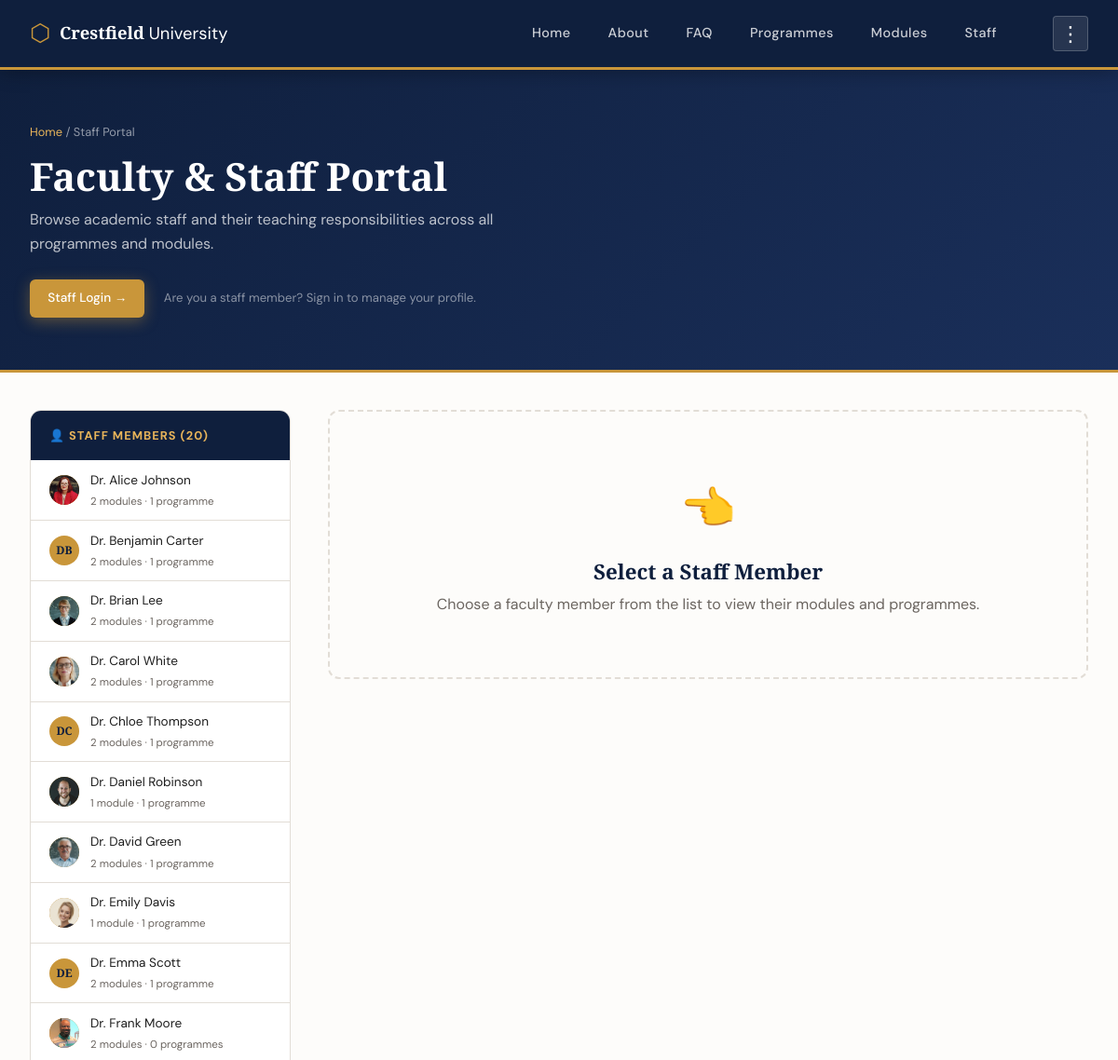
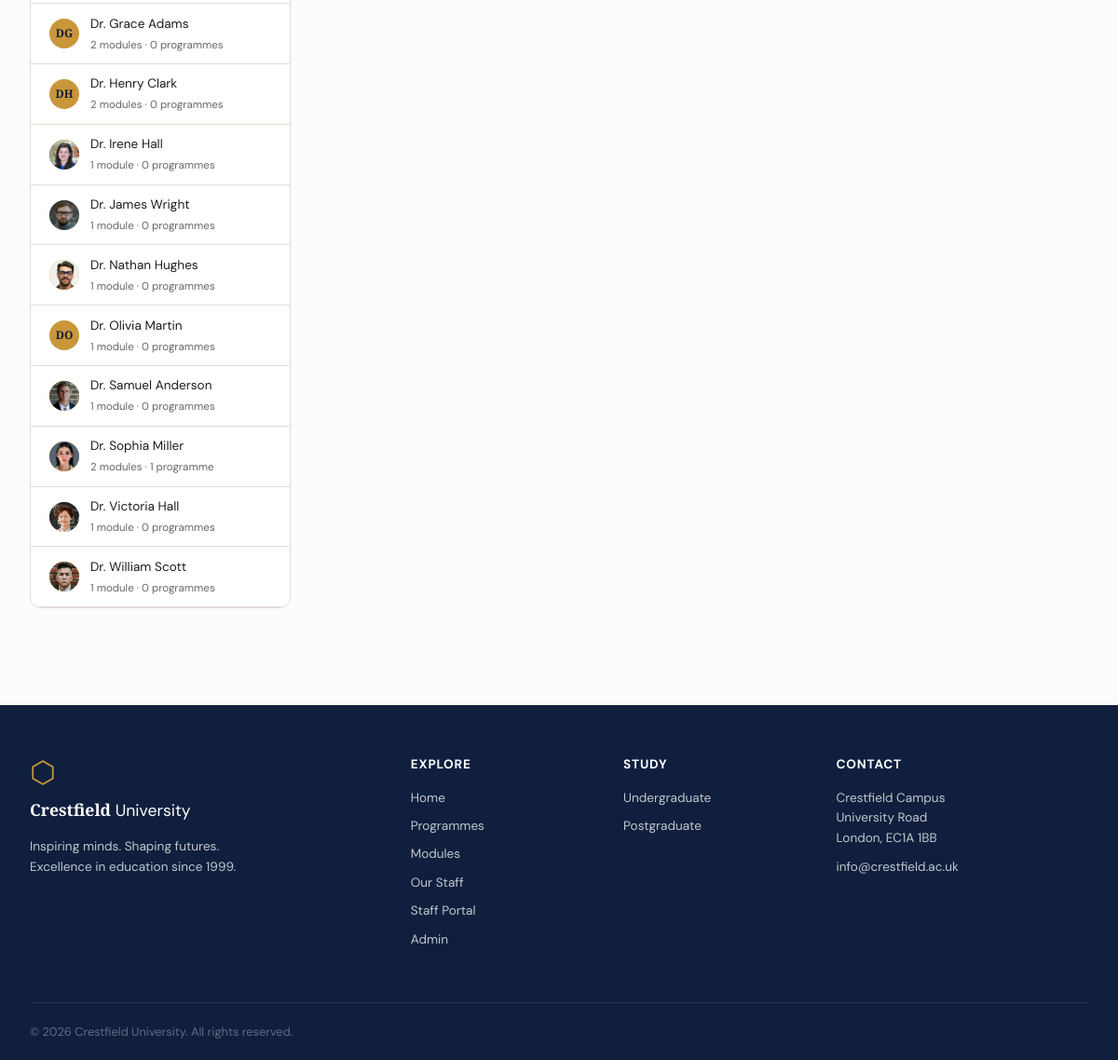
The app's page /staff_portal.php with its own data (2 pictures, top to bottom).
### tables this page shows
CREATE TABLE `staff` (
  `StaffID` int(11) NOT NULL,
  `Name` text NOT NULL,
  `Photo` varchar(255) DEFAULT NULL,
  `Bio` text DEFAULT NULL
);

### includes/auth.php (called while the page is built, shortened)
<?php
function setSessionTimeout($timeoutMinutes = 30) {
    return true;
}
function isStaffLoggedIn() {
    return isset($_SESSION['crestfield_staff']) && $_SESSION['crestfield_staff'] === true;
}
?>

### staff_portal.php (the view, shortened to what this page needs)
<?php
require_once 'includes/auth.php';
$upload_url = BASE_URL . '/uploads/staff_photos/';
$staffList = [];
$stmt = $conn->prepare("SELECT * FROM Staff ORDER BY Name");
$stmt->execute();
$result = $stmt->get_result();
while ($row = $result->fetch_assoc()) {
    $staffList[] = $row;
}
$selectedStaff = null;
$staffID       = isset($_GET['staff_id']) ? (int)$_GET['staff_id'] : 0;
function getStaffStats($conn, $staffID) {
    $modCount = 0;
    $progCount = 0;
    $stmt = $conn->prepare("SELECT COUNT(*) as c FROM Modules WHERE ModuleLeaderID = ?");
    $stmt->bind_param('i', $staffID);
    $stmt->execute();
    $result = $stmt->get_result();
    if ($row = $result->fetch_assoc()) {
        $modCount = (int)$row['c'];
    }
    $stmt = $conn->prepare("SELECT COUNT(*) as c FROM Programmes WHERE ProgrammeLeaderID = ?");
    $stmt->bind_param('i', $staffID);
    $stmt->execute();
    $result = $stmt->get_result();
    if ($row = $result->fetch_assoc()) {
        $progCount = (int)$row['c'];
    }
    return ['modCount' => $modCount, 'progCount' => $progCount];
}
include 'includes/header.php';
?>
<div class="page-hero">
    <div class="page-hero-inner">
        <div class="breadcrumb">
            <a href="<?= htmlspecialchars(BASE_URL) ?>/index.php">Home</a> / Staff Portal
        </div>
        <h1>Faculty &amp; Staff Portal</h1>
        <p>Browse academic staff and their teaching responsibilities across all programmes and modules.</p>
        <div style="margin-top:1.5rem;">
            <?php if (isStaffLoggedIn()): $sd = getLoggedInStaff(); ?>
                <a href="<?= htmlspecialchars(BASE_URL) ?>/staff/dashboard.php" class="btn btn-gold">
                    Go to My Dashboard →
                </a>
                <span style="color:rgba(255,255,255,.55);font-size:.85rem;margin-left:1rem;">
                    Logged in as <?= htmlspecialchars($sd['Name']) ?>
                </span>
            <?php else: ?>
                <a href="<?= htmlspecialchars(BASE_URL) ?>/staff/login.php" class="btn btn-gold">Staff Login →</a>
                <span style="color:rgba(255,255,255,.5);font-size:.82rem;margin-left:1rem;">
                    Are you a staff member? Sign in to manage your profile.
                </span>
            <?php endif; ?>
        </div>
    </div>
</div>
<div style="max-width:1200px;margin:0 auto;padding:2.5rem 2rem;display:grid;grid-template-columns:280px 1fr;gap:2.5rem;align-items:start;">
    <aside>
        <div style="background:#fff;border:1px solid var(--border);border-radius:var(--radius-lg);overflow:hidden;position:sticky;top:100px;">
            <div style="background:var(--navy);color:var(--gold-light);padding:1rem 1.25rem;font-size:.8rem;font-weight:700;letter-spacing:.08em;text-transform:uppercase;">
                👤 Staff Members (<?= count($staffList) ?>)
            </div>
            <?php foreach ($staffList as $st):
                $stats = getStaffStats($conn, $st['StaffID']);
                $mCount = $stats['modCount'];
                $pCount = $stats['progCount'];
                $hasPhoto = !empty($st['Photo']) && file_exists($_SERVER['DOCUMENT_ROOT'] . '/University/uploads/staff_photos/' . $st['Photo']);
                $photoSrc = $upload_url . rawurlencode($st['Photo'] ?? '');
                $spParts = explode(' ', $st['Name']);
                $spInitials = '';
                foreach ($spParts as $w) {
                    if (!empty($w) && ctype_alpha($w[0])) {
                        $spInitials .= $w[0];
                    }
                }
                $spInitials = strtoupper(substr($spInitials, 0, 2));
                $isActive = $staffID == $st['StaffID'];
            ?>
            <a href="staff_profile.php?id=<?= (int)$st['StaffID'] ?>"
               style="display:flex;align-items:center;gap:.75rem;padding:.65rem 1.25rem;border-bottom:1px solid var(--border);transition:all .2s;<?= $isActive ? 'background:var(--navy);color:#fff;' : 'color:var(--text);' ?>">
                <div style="width:32px;height:32px;border-radius:50%;background:var(--gold);color:var(--navy);display:flex;align-items:center;justify-content:center;font-family:'Playfair Display',serif;font-size:.75rem;font-weight:900;flex-shrink:0;overflow:hidden;">
                    <?php if ($hasPhoto): ?>
                        <img src="<?= htmlspecialchars($photoSrc) ?>" alt="" style="width:100%;height:100%;object-fit:cover;">
                    <?php else: ?>
                        <?= htmlspecialchars($spInitials) ?>
                    <?php endif; ?>
                </div>
                <div>
                    <div style="font-size:.85rem;font-weight:<?= $isActive ? '600' : '400' ?>;">
                        <?= htmlspecialchars($st['Name']) ?>
                    </div>
                    <div style="font-size:.72rem;<?= $isActive ? 'color:rgba(255,255,255,.55);' : 'color:var(--text-muted);' ?>;margin-top:.1rem;">
                        <?= (int)$mCount ?> module<?= $mCount != 1 ? 's' : '' ?> · <?= (int)$pCount ?> programme<?= $pCount != 1 ? 's' : '' ?>
                    </div>
                </div>
            </a>
            <?php endforeach; ?>
        </div>
    </aside>
    <main>
        <?php if (!$selectedStaff): ?>
        <div style="text-align:center;padding:4rem 2rem;border:2px dashed var(--border);border-radius:var(--radius-lg);color:var(--text-muted);">
            <div style="font-size:3rem;margin-bottom:1rem;">👈</div>
            <h2 style="font-family:'Playfair Display',serif;color:var(--navy);font-size:1.4rem;margin-bottom:.5rem;">Select a Staff Member</h2>
            <p>Choose a faculty member from the list to view their modules and programmes.</p>
        </div>
        <?php endif; ?>
    </main>
</div>
<?php include 'includes/footer.php'; ?>

### css/style.css (style rules this page uses)
:root { --navy: #0f1f3d; --navy-mid: #1a2f5a; --gold: #c9963a; --gold-light:#e8b45a; --cream: #f8f5ef; --warm-white:#fdfcfa; --text: #1e1e1e; --text-muted:#6b6560; --border: #e2ddd6; --shadow: rgba(15, 31, 61, 0.10); --radius: 4px; --radius-lg: 12px; }
*, *::before, *::after { box-sizing: border-box; margin: 0; padding: 0; }
html { scroll-behavior: smooth; }
body { font-family: 'DM Sans', sans-serif; background: var(--warm-white); color: var(--text); line-height: 1.65; font-size: 16px; }
a { color: inherit; text-decoration: none; }
img { max-width: 100%; display: block; }
h1, h2, h3, h4 { font-family: 'Playfair Display', serif; line-height: 1.2; }
.btn { display: inline-flex; align-items: center; gap: .5rem; padding: .75rem 1.75rem; border-radius: var(--radius); font-family: 'DM Sans', sans-serif; font-size: .9rem; font-weight: 600; cursor: pointer; border: none; transition: all .2s; text-decoration: none; }
.btn-gold { background: var(--gold); color: #fff; box-shadow: 0 4px 16px rgba(201,150,58,.4); }
.page-hero { background: linear-gradient(135deg, var(--navy), var(--navy-mid)); color: #fff; padding: 3.5rem 2rem; border-bottom: 3px solid var(--gold); }
.page-hero-inner { max-width: 1200px; margin: 0 auto; }
.breadcrumb { font-size: .8rem; color: rgba(255,255,255,.55); margin-bottom: .8rem; }
.breadcrumb a { color: var(--gold-light); }
.page-hero h1 { font-size: clamp(1.6rem, 4vw, 2.6rem); margin-bottom: .5rem; }
.page-hero p { color: rgba(255,255,255,.72); max-width: 520px; }
.btn { display: inline-block; padding: 0.6rem 1.2rem; border-radius: 6px; text-decoration: none; font-weight: 500; transition: all 0.3s; cursor: pointer; border: none; font-size: 0.85rem; }

### records on screen
staff: Photo (picture), Name "Dr. Alice Johnson", mCount "2", pCount "1"
staff: spInitials "DB", Name "Dr. Benjamin Carter", mCount "2", pCount "1"
staff: Photo (picture), Name "Dr. Brian Lee", mCount "2", shows "s", pCount "1"
staff: Photo (picture), Name "Dr. Carol White", mCount "2", shows "s", pCount "1"
staff: spInitials "DC", Name "Dr. Chloe Thompson", mCount "2", pCount "1"
staff: Photo (picture), Name "Dr. Daniel Robinson", mCount "1", pCount "1"
staff: Photo (picture), Name "Dr. David Green", mCount "2", shows "s", pCount "1"
staff: Photo (picture), Name "Dr. Emily Davis", mCount "1", pCount "1"
staff: spInitials "DE", Name "Dr. Emma Scott", mCount "2", pCount "1"
staff: Photo (picture), Name "Dr. Frank Moore", mCount "2", shows "s", pCount "0"
staff: spInitials "DG", Name "Dr. Grace Adams", mCount "2", pCount "0"
staff: spInitials "DH", Name "Dr. Henry Clark", mCount "2", pCount "0"
staff: Photo (picture), Name "Dr. Irene Hall", mCount "1", pCount "0", shows "s"
staff: Photo (picture), Name "Dr. James Wright", mCount "1", pCount "0"
staff: Photo (picture), Name "Dr. Nathan Hughes", mCount "1", pCount "0"
staff: spInitials "DO", Name "Dr. Olivia Martin", mCount "1", pCount "0"
staff: Photo (picture), Name "Dr. Samuel Anderson", mCount "1", pCount "0"
staff: Photo (picture), Name "Dr. Sophia Miller", mCount "2", shows "s", pCount "1"
staff: Photo (picture), Name "Dr. Victoria Hall", mCount "1", pCount "0", shows "s"
staff: Photo (picture), Name "Dr. William Scott", mCount "1", pCount "0", shows "s"

### other values on screen
count($staffList) "20"
